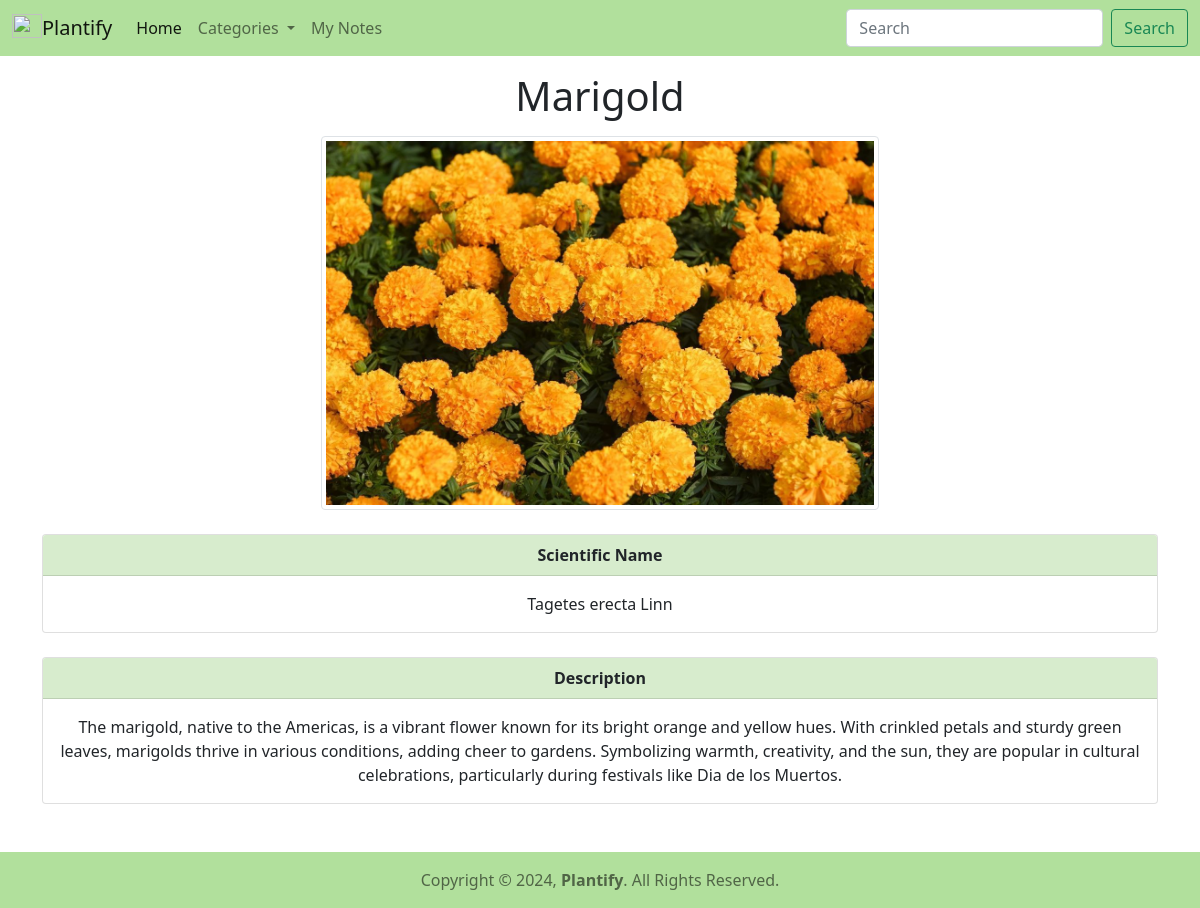
Screenshot of /4/flower-marigold/ with the database file from the repository.
### home/models.py (models this page shows, shortened)
class Image(models.Model):
    title = models.CharField(max_length=150)
    slug = models.SlugField(unique=True)
    sname = models.CharField(max_length=150)
    tags = models.TextField()
    sdesc = models.TextField()
    ldesc = models.TextField()
    img = models.FileField(upload_to="pic/%y/")
    class Meta:
        ordering=('id',)

### home/views.py (the view)
# urls.py: path('<id>/<str:slug>/', views.detail_view, name='details'),
def detail_view(request, id, slug):
    obj=get_object_or_404(Image, id=id, slug=slug)
    return render(request, 'home/detail.html',{'image':obj})

### home/templates/home/detail.html (shortened to what this page needs)
{% load static %}
<!doctype html>
<html lang="en">
<head>
    <link href="https://cdn.jsdelivr.net/npm/bootstrap@5.0.2/dist/css/bootstrap.min.css" rel="stylesheet"
>
</head>
<body>
    <nav class="navbar sticky-top navbar-expand-lg navbar-light" style="background-color: #B1E09C">
        <div class="container-fluid">
            <a class="navbar-brand" href="{% url 'index' %}">
                <img src="{% static 'logo/logo.png' %}" alt="" width="30" height="24"
                    class="d-inline-block align-text-top">Plantify</a>
            <div class="collapse navbar-collapse" id="navbarSupportedContent">
                <ul class="navbar-nav me-auto mb-2 mb-lg-0">
                    <li class="nav-item">
                        <a class="nav-link active" aria-current="page" href="{% url 'index' %}">Home</a>
                    </li>
                    <li class="nav-item dropdown">
                        <a class="nav-link dropdown-toggle" href="#" id="navbarDropdown" role="button"
                            data-bs-toggle="dropdown" aria-expanded="false">
                            Categories
                        </a>
                    </li>
                    <li class="nav-item">
                        <a class="nav-link" href="#">My Notes</a>
                    </li>
                </ul>
                <form action="{% url 'search' %}" class="d-flex" method="GET">
                    <input name="search" class="form-control me-2" type="search" placeholder="Search"
                        aria-label="Search">
                    <button class="btn btn-outline-success" type="submit">Search</button>
                </form>
            </div>
        </div>
    </nav>
    <h1 class="text-center mt-3 mb-3">{{image.title}}</h1>
    <div class="container mt-3 mb-4 ">
        <div class="col-md-6 rounded mx-auto d-block">
            <img src="{{image.img.url}}" class="img-thumbnail" alt="...">
        </div>
    </div>
    <div class="container mb-4">
        <div class="card text-center">
            <div class="card-header" style="background-color: #D7ECCD">
                <strong>Scientific Name</strong></div>
            <div class="card-body">
                <p class="card-text">{{image.sname}}</p>
            </div>
        </div>
    </div>
    <div class="container mb-5">
        <div class="card text-center">
            <div class="card-header" style="background-color: #D7ECCD">
                <strong>Description</strong></div>
            <div class="card-body">
                <p class="card-text">{{image.ldesc}}</p>
            </div>
        </div>
    </div>
    <nav class="navbar static-bottom navbar-light" style="background-color: #B1E09C">
        <div class="container-fluid d-flex justify-content-center">
            <span class="navbar-text">
                Copyright &#169; 2024, <strong>Plantify</strong>. All Rights Reserved.
            </span>
        </div>
    </nav>
</body>
</html>

### rows the page displays
Image: title "Marigold", img (picture), sname "Tagetes erecta Linn", ldesc "The marigold, native to the Americas, is a vibrant flower known for its bright orange and yellow hues. With crinkled petals and sturdy green leaves, marigolds thrive in various conditions, adding cheer to gardens. Symbolizing warmth, creativity, and the sun, they are popular in cultural celebrations, particularly during festivals like Dia de los Muertos."
